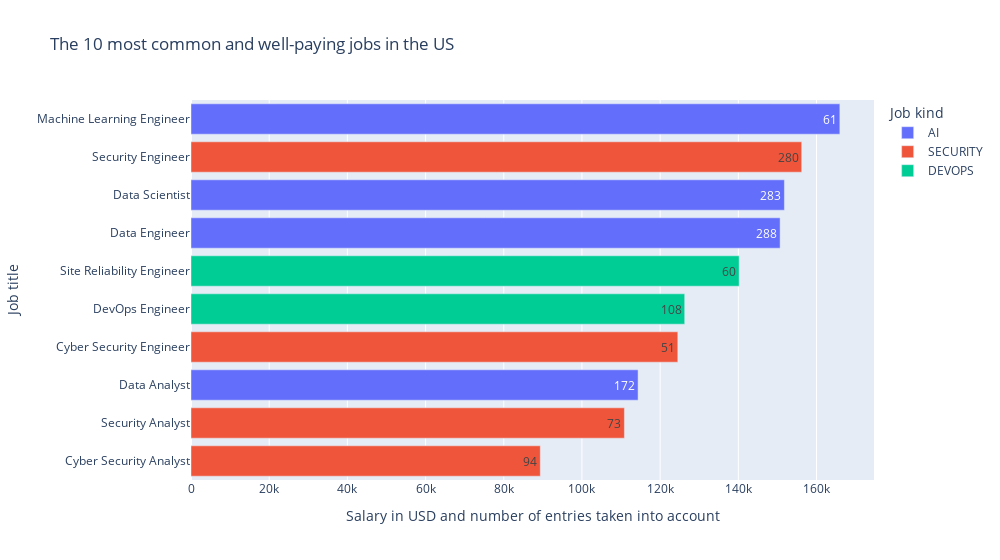

The cell this chart's notebook holds for it:
### Markdown cell above
## The 10 most common and well-paying jobs in the US

In the following bar chart, we can see the top 10 most common and paid job titles in the US, with the average salary for each job title.

This plot is more representative of the IT field since the salary analysis is limited to the most common job titles (the ones with the highest amount of data).

### Code cell
# Now, compute most common job titles per job kind
usJobTitles = df.loc[df["company_location"] == "US"].groupby("job_title")

# Now, compute most common job titles per job kind
job_entries_per_title = usJobTitles.size().sort_values(ascending=False).to_frame().rename(columns={0: "count"}).reset_index()
job_salaries_per_title = usJobTitles["salary_in_usd"].mean().sort_values(ascending=False).to_frame().reset_index()
job_dataset_type_per_title = usJobTitles["dataset_type"].first().to_frame().reset_index()

# Merge the two dataframes into one
job_entries_salaries_per_title = job_entries_per_title.merge(job_salaries_per_title, on="job_title", how="left").merge(job_dataset_type_per_title, on="job_title", how="left")

# Now, order by count and then by salary
job_entries_salaries_per_title = job_entries_salaries_per_title.sort_values(by=["count", "salary_in_usd"], ascending=False)

# Now, show the top 10 in a bar chart
fig = px.bar(job_entries_salaries_per_title.head(10), x="salary_in_usd", y="job_title", color="dataset_type", title="The 10 most common and well-paying jobs in the US", text="count")
fig.update_yaxes(type='category', categoryorder='mean ascending', title="Job title")
fig.update_xaxes(title="Salary in USD and number of entries taken into account")
fig.update_layout(legend_title_text='Job kind', width=1000)
fig.show()

### Figure 1 — Plotly figure (JSON) as saved in the notebook; plotly's stock layout.template omitted (floating-point values rounded to 4 significant figures)
{"data": [{"alignmentgroup": "True", "hovertemplate": "dataset_type=AI<br>salary_in_usd=%{x}<br>job_title=%{y}<br>count=%{text}<extra></extra>", "legendgroup": "AI", "marker": {"color": "#636efa", "pattern": {"shape": ""}}, "name": "AI", "offsetgroup": "AI", "orientation": "h", "showlegend": true, "text": [288, 283, 172, 61], "textposition": "auto", "type": "bar", "x": [150700.0, 151800.0, 114400.0, 166000.0], "xaxis": "x", "y": ["Data Engineer", "Data Scientist", "Data Analyst", "Machine Learning Engineer"], "yaxis": "y"}, {"alignmentgroup": "True", "hovertemplate": "dataset_type=SECURITY<br>salary_in_usd=%{x}<br>job_title=%{y}<br>count=%{text}<extra></extra>", "legendgroup": "SECURITY", "marker": {"color": "#EF553B", "pattern": {"shape": ""}}, "name": "SECURITY", "offsetgroup": "SECURITY", "orientation": "h", "showlegend": true, "text": [280, 94, 73, 51], "textposition": "auto", "type": "bar", "x": [156200.0, 89350.0, 110900.0, 124500.0], "xaxis": "x", "y": ["Security Engineer", "Cyber Security Analyst", "Security Analyst", "Cyber Security Engineer"], "yaxis": "y"}, {"alignmentgroup": "True", "hovertemplate": "dataset_type=DEVOPS<br>salary_in_usd=%{x}<br>job_title=%{y}<br>count=%{text}<extra></extra>", "legendgroup": "DEVOPS", "marker": {"color": "#00cc96", "pattern": {"shape": ""}}, "name": "DEVOPS", "offsetgroup": "DEVOPS", "orientation": "h", "showlegend": true, "text": [108, 60], "textposition": "auto", "type": "bar", "x": [126300.0, 140200.0], "xaxis": "x", "y": ["DevOps Engineer", "Site Reliability Engineer"], "yaxis": "y"}], "layout": {"barmode": "relative", "legend": {"title": {"text": "Job kind"}, "tracegroupgap": 0}, "title": {"text": "The 10 most common and well-paying jobs in the US"}, "width": 1000, "xaxis": {"anchor": "y", "domain": [0, 1], "title": {"text": "Salary in USD and number of entries taken into account"}}, "yaxis": {"anchor": "x", "categoryorder": "mean ascending", "domain": [0, 1], "title": {"text": "Job title"}, "type": "category"}}}
